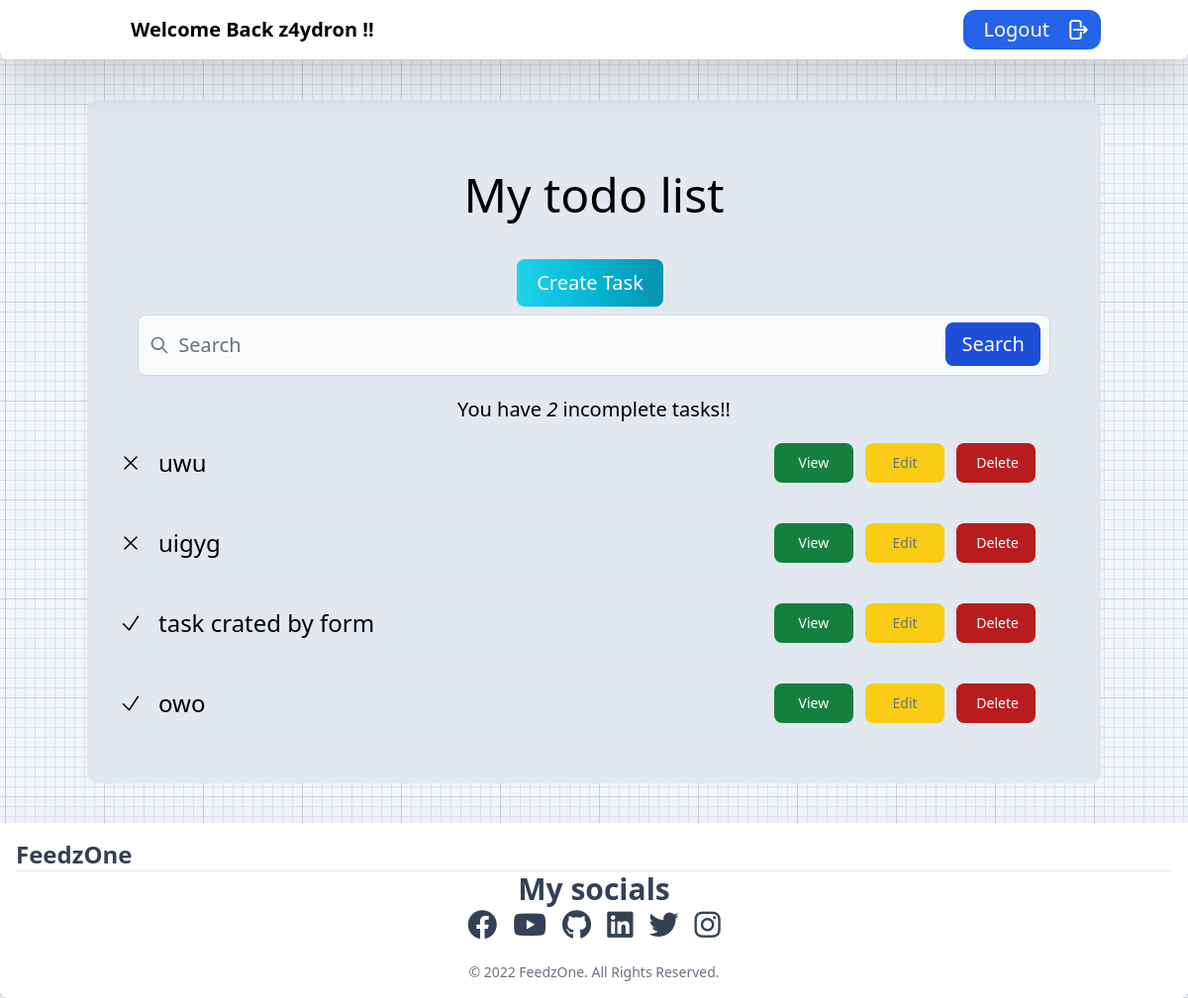
The app's page / (signed in) with its own data.
### base/models.py (models this page shows, shortened)
class Task(models.Model):
    user = models.ForeignKey(User, on_delete=models.CASCADE, null=True, blank=True)
    title = models.CharField(max_length=200)
    description = models.TextField(null=True, blank=True)
    complete = models.BooleanField(default=False)
    created = models.DateTimeField(auto_now_add=True)
    class Meta:
        ordering = ['complete']

### base/views.py (the view)
# urls.py: path('', TaskList.as_view(), name='tasks'),
class TaskList(LoginRequiredMixin, ListView):
    model = Task
    context_object_name = 'Tasks'
    def get_context_data(self, **kwargs):
        context = super().get_context_data(**kwargs)
        context['Tasks'] = context['Tasks'].filter(user=self.request.user)
        context['count'] = context['Tasks'].filter(complete=False).count()
        search_input = self.request.GET.get('search-area') or ''
        if search_input:
            context['Tasks'] = context['Tasks'].filter(
                title__icontains = search_input)
        context['search_input'] = search_input
        return context

### base/templates/base/task_list.html (shortened to what this page needs)
{% extends 'layout.html' %}
{% block content %}
    <div class="container mx-auto dark:text-white bg-slate-200 dark:bg-slate-700 mt-10 py-10 rounded-xl">
        <div class="text-5xl container mx-auto w-50 pt-8">
            <h1 class="text-5xl mb-5">My todo list</h1>
            <hr>
            <button type="button" class="mt-5 mb-5 text-white bg-gradient-to-r from-cyan-400 via-cyan-500 to-cyan-600 hover:bg-gradient-to-br focus:ring-4 focus:outline-none focus:ring-cyan-300 dark:focus:ring-cyan-800 font-medium rounded-lg text-xl px-5 py-2.5 text-center mr-2 mb-2">
                <a href=" {%url 'task-create' %}" class="text-white text-xl">Create Task</a>
            </button>
        </div>
        <form method="GET">
        <div class="relative w-[90%] mx-auto">
            <div class="absolute inset-y-0 left-0 flex items-center pl-3 pointer-events-none">
            </div>
            <div>
                <input type="search" id="search" name="search-area" class="text-xl block w-full p-4 pl-10 text-gray-800 border border-gray-300 rounded-lg bg-gray-50 focus:ring-blue-500 focus:border-blue-500 dark:bg-gray-700 dark:border-gray-600 dark:placeholder-gray-400 dark:text-white dark:focus:ring-blue-500 dark:focus:border-blue-500" placeholder="Search" value="{{search_input}}" required>
                <button type="submit" class="text-white absolute right-2.5 bottom-2.5 bg-blue-700 hover:bg-blue-800 focus:ring-4 focus:outline-none focus:ring-blue-300 font-medium rounded-lg px-4 py-2 dark:bg-blue-600 dark:hover:bg-blue-700 dark:focus:ring-blue-800 text-xl">Search</button>
            </div>
        </div>
        </form>
        <div class="mt-5">
            <h3 class="text-xl">You have <i>{{count}}</i> incomplete task{{ count|pluralize:"s" }}!!</h3>
        </div>
        {% for task in Tasks %}
            <div class="flex justify-center items-center h-15 my-5 w-full mx-auto py-0">
                <div class="w-[5%] col-start-0 col-span-1 items-center mx-auto px-8 dark:text-white">
                    {% if task.complete %}
                        <svg xmlns="http://www.w3.org/2000/svg" fill="none" viewBox="0 0 24 24" stroke-width="1.5" stroke="currentColor" class="w-6 h-6"><path stroke-linecap="round" stroke-linejoin="round" d="M4.5 12.75l6 6 9-13.5" /></svg>
                    {% else %}
                        <svg xmlns="http://www.w3.org/2000/svg" fill="none" viewBox="0 0 24 24" stroke-width="1.5" stroke="currentColor" class="w-6 h-6"><path stroke-linecap="round" stroke-linejoin="round" d="M6 18L18 6M6 6l12 12" /></svg>
                    {% endif %}
                </div>
                <div class="w-[55%] col-start-1 col-span-3 justify-center text-left mx-auto mr-5">
                    <a class="text-md md:text-2xl ml-2 dark:text-white">{{ task.title|truncatechars:20 }}</a>
                </div>
                <div class="w-[40%] col-start-3 col-span-6 justify-center mx-auto">
                    <button type="button" class="focus:outline-none text-white bg-green-700 hover:bg-green-800 focus:ring-4 focus:ring-green-300 font-medium rounded-lg text-sm px-5 py-2.5 mr-2 dark:bg-green-600 dark:hover:bg-green-700 dark:focus:ring-green-800 w-20 h-10 flex-1 text-center">
                        <a href="{% url 'task' task.id %}">View</a>
                    </button>
                    <button type="button" class="focus:outline-none text-gray-500 bg-yellow-400 hover:bg-yellow-500 focus:ring-4 focus:ring-yellow-300 font-medium rounded-lg text-sm px-5 py-2.5 mr-2 dark:focus:ring-yellow-900 w-20 h-10 flex-1 text-center">
                        <a href="{% url 'task-update' task.id %}">Edit</a>
                    </button>
                    <button type="button" class="focus:outline-none text-white bg-red-700 hover:bg-red-800 focus:ring-4 focus:ring-red-300 font-medium rounded-lg text-sm px-5 py-2.5 dark:bg-red-600 dark:hover:bg-red-700 dark:focus:ring-red-900 w-20 h-10 flex-1 text-center py-0">
                        <a href="{% url 'task-delete' task.id %}">Delete</a>
                    </button>
                </div>
            </div>
            <hr>
        {% endfor %}
    </div>
{% endblock %}

### base/templates/layout.html (shortened to what this page needs)
{% load tailwind_tags %}
{% load static %}
<!DOCTYPE html>
<html lang="en">
<head>
    <link rel="stylesheet" href="https://cdnjs.cloudflare.com/ajax/libs/font-awesome/6.2.0/css/all.min.css"
>
    <link rel="stylesheet" href="/theme/static/css/main.css">
    {% tailwind_css %}
</head>
<body class="bg text-center bg-slate-100 dark:bg-slate-800 w-full h-full">
    {% if request.user.is_authenticated %}
    <header>
    <nav class="bg-white border-gray-200 px-2 sm:px-4 py-2.5 rounded-b-lg dark:bg-gray-900 drop-shadow-2xl">
        <div class="container flex flex-wrap items-center justify-between mx-auto">
        <a href="" class="flex items-center">
            <span class="self-center text-xl font-semibold whitespace-nowrap dark:text-white">Welcome Back {{ request.user}} !!</span>
        </a>
        <div class="flex md:order-2">
            <button class="group h-10 pl-5 flex items-center space-x-4 bg-blue-600 rounded-xl">
                <a href="{% url 'logout' %}" class="text-xl text-white">Logout</a>
                <div class="flex items-center">
                </div>
            </button>
        </div>
        </div>
      </nav>
    </header>
    {% endif %}
    <hr>
    <main class="min-h-screen">
        <div class="container mx-auto pb-10 w-[95%]">
            {% block content %}
            {% endblock %}
        </div>
    </main>
<footer class="p-4 bg-white border-gray-200 px-2 sm:px-4 rounded-b-lg dark:bg-gray-900 drop-shadow-2xl inset-x-0 bottom-0 mt-10 text-slate-700 dark:text-white">
    <div class="sm:flex sm:items-center sm:justify-between">
        <a href="https://FeedzOne.com/" class="flex items-center mb-4 sm:mb-0">
            <span class="self-center text-2xl font-semibold whitespace-nowrap dark:text-white">FeedzOne</span>
        </a>
    </div>
    <hr class="my-6 border-gray-200 sm:mx-auto dark:border-gray-700 lg:my-8">
    <div class="contaner mx-auto w-[50vw] mb-5">
      <h2 class="text-3xl font-bold mb-4 text-center">My socials</h2>
            <ul class="flex space-x-2 text-3xl space-x-4 justify-center">
              <li>
                <a href="https://www.facebook.com/feedzonetv" target="_blank" rel="noopener noreferrer">
                  <i class="fa-brands fa-facebook"></i>
                </a>
              </li>
              <li>
                <a href="https://www.youtube.com/channel/UCR49N6zJwTKV_KLA3upVVpQ" target="_blank" rel="noopener noreferrer">
                  <i class="fa-brands fa-youtube"></i>
                </a>
              </li>
              <li>
                <a href="https://github.com/FeedzOne" target="_blank" rel="noopener noreferrer">
                  <i class="fa-brands fa-github hover:opacity-80"></i>
                </a>
              </li>
              <li>
                <a href="https://www.linkedin.com/in/erick-miguel-paredes-ortega/" target="_blank" rel="noopener noreferrer">
                  <i class="fa-brands fa-linkedin"></i>
                </a>
              </li>
              <li>
                <a href="https://twitter.com/FeedzOneTV" target="_blank" rel="noopener noreferrer">
                  <i class="fa-brands fa-twitter"></i>
                </a>
              </li>
              <li>
                <a href="https://www.instagram.com/feedzonetv/" target="_blank" rel="noopener noreferrer">
                  <i class="fa-brands fa-instagram"></i>
                </a>
              </li>
            </ul>
    </div>
    <span class="block text-sm text-gray-500 text-center dark:text-gray-400">&#169; 2022 <a href="https://FeedzOne.com/" class="hover:underline">FeedzOne</a>. All Rights Reserved.
    </span>
  </footer>
</body>
</html>

### records on screen
Task: complete False (drawn), title "uwu"
Task: complete False (drawn), title "uigyg"
Task: complete True (drawn), title "task crated by form"
Task: complete True (drawn), title "owo"

### other values on screen
{{ request.user }} "z4ydron"
{{ count }} "2"
